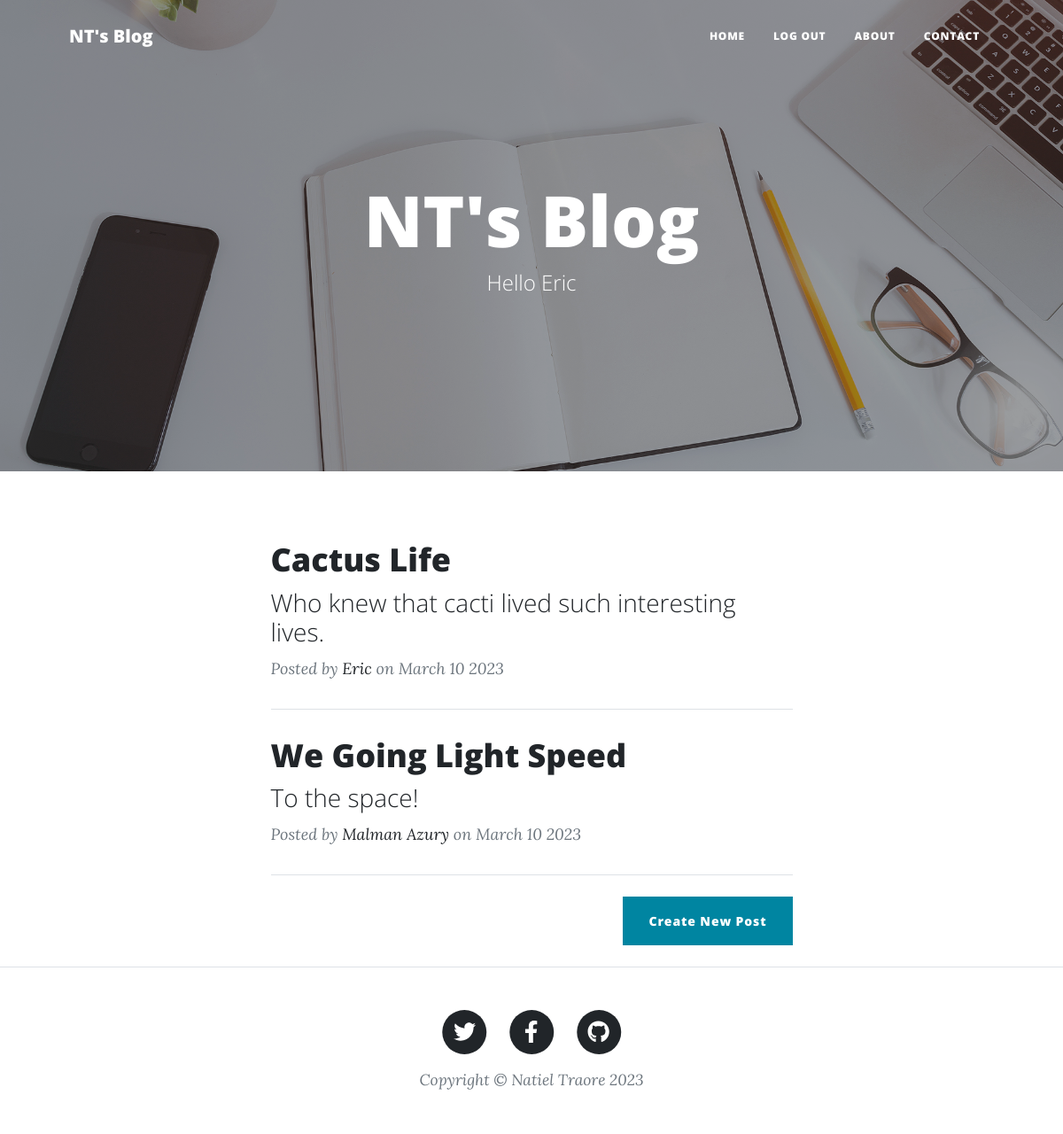
Screenshot of / (signed in) with the database file from the repository.
### main.py (models this page shows)
class User(UserMixin, db.Model, Base):
    id = db.Column(db.Integer, primary_key=True)
    name = db.Column(db.String(250), nullable=False)
    email = db.Column(db.String(250), unique=True, nullable=False)
    password = db.Column(db.String(250), nullable=False)
    admin = db.Column(db.Boolean, nullable=False)
    posts = relationship("BlogPost", back_populates="author")

class BlogPost(db.Model, Base):
    post_id = db.Column(db.Integer, primary_key=True)
    author_id = db.Column(db.Integer, db.ForeignKey("user.id"))
    author = relationship("User", back_populates="posts")
    title = db.Column(db.String(250), unique=True, nullable=False)
    subtitle = db.Column(db.String(250), nullable=False)
    date = db.Column(db.String(250), nullable=False)
    body = db.Column(db.Text, nullable=False)
    img_url = db.Column(db.String(250), nullable=False)

### main.py (the view)
@app.route("/")
def home():
    posts = db.session.query(BlogPost).all()
    return render_template("index.html", posts=posts)

### main.py (called while the page is built)
@login_manager.user_loader
def load_user(user_id):
    return User.query.filter_by(id=user_id).first()

@app.context_processor
def year_injector():
    return {"year": app.config["CURRENT_YEAR"]}

@app.context_processor
def current_user_injection():
    return {"cur_user": app.config["CURRENT_USER"]}

### templates/index.html (shortened to what this page needs)
{% include "header.html" %}
<header class="masthead dark-main-bg" style="background-image: url('static/img/home-bg.jpg')">
    <div class="container position-relative px-4 px-lg-5">
        <div class="row gx-4 gx-lg-5 justify-content-center">
            <div class="col-md-10 col-lg-8 col-xl-7">
                <div class="site-heading">
                    <h1>NT's Blog</h1>
                    {% if cur_user.is_authenticated %}
                        <span class="subheading">Hello {{ cur_user.name }}</span>
                    {% endif %}
                </div>
            </div>
        </div>
    </div>
</header>
<div class="container px-4 px-lg-5">
    <div class="row gx-4 gx-lg-5 justify-content-center">
        <div class="col-md-10 col-lg-8 col-xl-7">
            {% for p in posts %}
            <div class="post-preview">
                <a href="{{ url_for('get_post', pid=p.post_id) }}">
                    <h2 class="post-title">
                        {{ p.title }}
                    </h2>
                    <h3 class="post-subtitle">{{ p.subtitle }}</h3>
                </a>
                <p class="post-meta">
                    Posted by
                    <a href="#">{{ p.author.name }}</a>
                    on {{ p.date }}
                </p>
            </div>
            <hr class="my-4"/>
            {% endfor %}
            {% if cur_user.is_authenticated: %}
                <div class="d-flex justify-content-end mb-4">
                    <a class="btn btn-primary float-right" href="{{ url_for('add_post') }}">Create New Post</a>
                </div>
            {% endif %}
        </div>
    </div>
</div>
{% include "footer.html" %}

### rows the page displays
User: name "Eric"
BlogPost: title "Cactus Life", subtitle "Who knew that cacti lived such interesting lives.", author.name "Eric", date "March 10 2023"
BlogPost: title "We Going Light Speed", subtitle "To the space!", author.name "Malman Azury", date "March 10 2023"

### other values shown
{{ year }} "2023"
